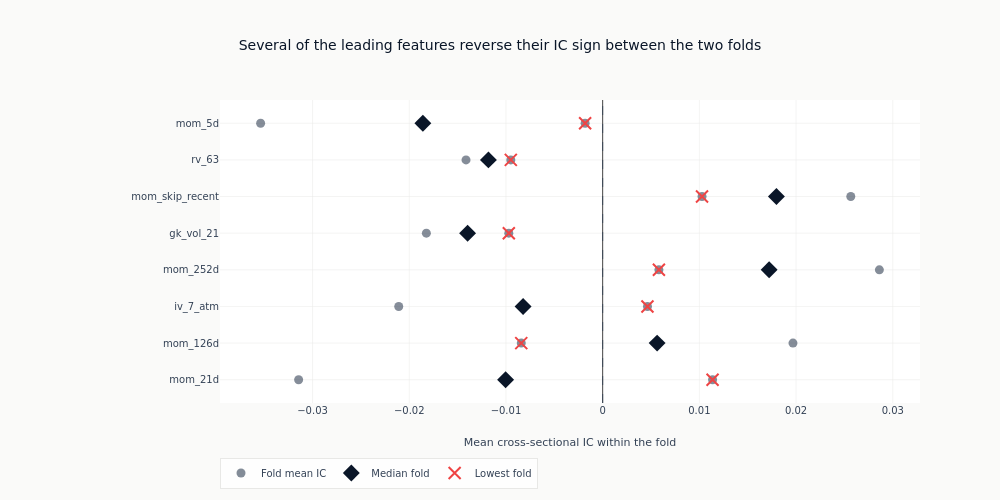

The notebook cell saved with this chart:
### Code cell
stability_features = [name for name in reversed(leaders) if name in fold_stats]
if stability_features:
    fig = go.Figure()
    _ = fig.add_trace(
        go.Scatter(
            x=[value for name in stability_features for value in fold_stats[name]["fold_ics"]],
            y=[name for name in stability_features for _ in fold_stats[name]["fold_ics"]],
            mode="markers",
            marker={"color": COLORS["neutral"], "size": 9, "opacity": 0.6},
            name="Fold mean IC",
        )
    )
    _ = fig.add_trace(
        go.Scatter(
            x=[fold_stats[name]["median_fold_ic"] for name in stability_features],
            y=stability_features,
            mode="markers",
            marker={"color": COLORS["blue"], "size": 13, "symbol": "diamond"},
            name="Median fold",
        )
    )
    _ = fig.add_trace(
        go.Scatter(
            x=[fold_stats[name]["worst_fold_ic"] for name in stability_features],
            y=stability_features,
            mode="markers",
            marker={
                "color": COLORS["negative"],
                "size": 12,
                "symbol": "x-thin",
                "line": {"width": 2, "color": COLORS["negative"]},
            },
            name="Lowest fold",
        )
    )
    _ = fig.add_vline(x=0, line={"color": COLORS["neutral"], "width": 0.8, "dash": "dash"})
    fig.update_layout(
        title="Several of the leading features reverse their IC sign between the two folds",
        xaxis_title="Mean cross-sectional IC within the fold",
        height=500,
        width=1000,
        margin={"l": 220},
        legend={"orientation": "h", "y": -0.18},
    )
    fig.show()

### Figure 1 — Plotly figure (JSON) as saved in the notebook; plotly's stock layout.template omitted (floating-point values rounded to 4 significant figures)
{"data": [{"marker": {"color": "#334155", "opacity": 0.6, "size": 9}, "mode": "markers", "name": "Fold mean IC", "type": "scatter", "x": [0.01137, -0.03144, 0.01968, -0.008417, -0.02109, 0.004633, 0.02862, 0.005816, -0.01823, -0.009705, 0.02566, 0.01028, -0.01413, -0.009498, -0.03537, -0.001814], "y": ["mom_21d", "mom_21d", "mom_126d", "mom_126d", "iv_7_atm", "iv_7_atm", "mom_252d", "mom_252d", "gk_vol_21", "gk_vol_21", "mom_skip_recent", "mom_skip_recent", "rv_63", "rv_63", "mom_5d", "mom_5d"]}, {"marker": {"color": "#0a1628", "size": 13, "symbol": "diamond"}, "mode": "markers", "name": "Median fold", "type": "scatter", "x": [-0.01004, 0.005631, -0.008227, 0.01722, -0.01397, 0.01797, -0.01181, -0.01859], "y": ["mom_21d", "mom_126d", "iv_7_atm", "mom_252d", "gk_vol_21", "mom_skip_recent", "rv_63", "mom_5d"]}, {"marker": {"color": "#ef4444", "line": {"color": "#ef4444", "width": 2}, "size": 12, "symbol": "x-thin"}, "mode": "markers", "name": "Lowest fold", "type": "scatter", "x": [0.01137, -0.008417, 0.004633, 0.005816, -0.009705, 0.01028, -0.009498, -0.001814], "y": ["mom_21d", "mom_126d", "iv_7_atm", "mom_252d", "gk_vol_21", "mom_skip_recent", "rv_63", "mom_5d"]}], "layout": {"height": 500, "legend": {"orientation": "h", "y": -0.18}, "margin": {"l": 220}, "shapes": [{"line": {"color": "#334155", "dash": "dash", "width": 0.8}, "type": "line", "x0": 0, "x1": 0, "xref": "x", "y0": 0, "y1": 1, "yref": "y domain"}], "title": {"text": "Several of the leading features reverse their IC sign between the two folds"}, "width": 1000, "xaxis": {"title": {"text": "Mean cross-sectional IC within the fold"}}}}
